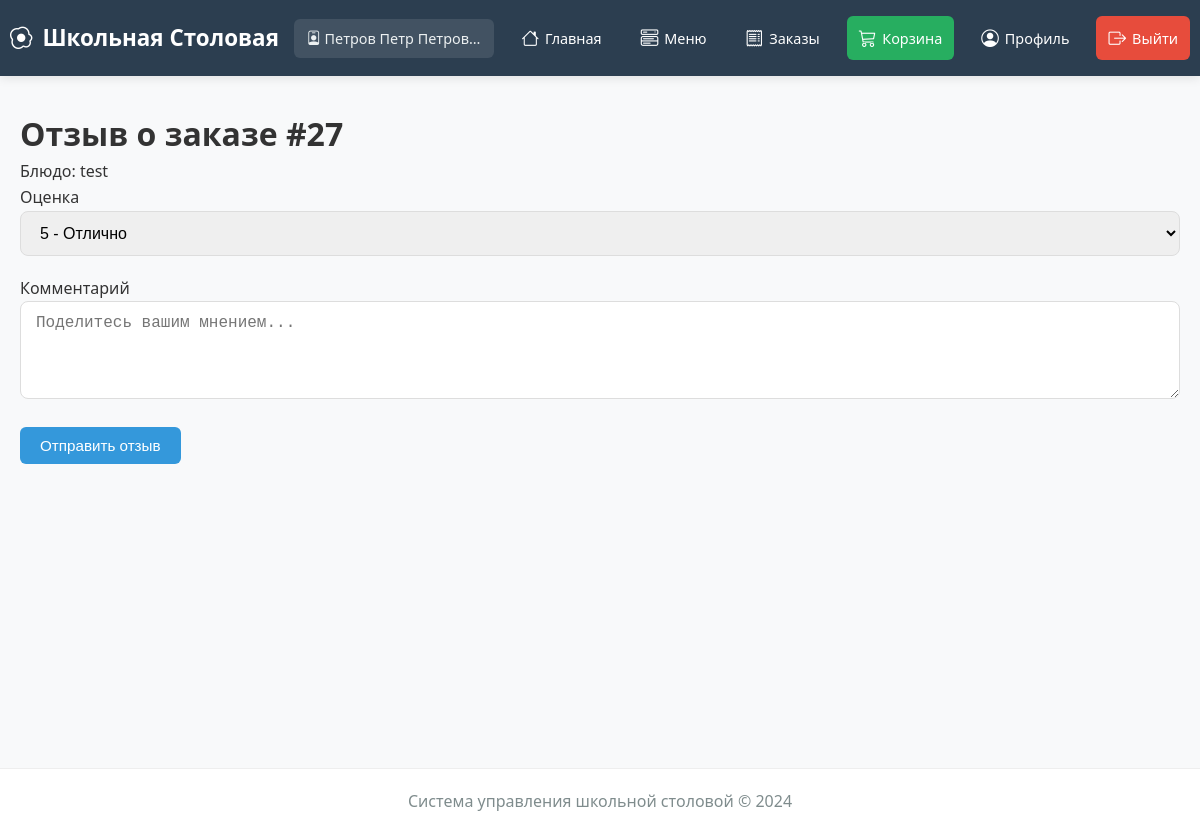
/user/feedback/27 (signed in), run on the app's committed database.
### modules/core/models.py (models this page shows, shortened)
class User(UserMixin, db.Model):
    __tablename__ = 'users'
    id = db.Column(db.Integer, primary_key=True)
    email = db.Column(db.String(120), unique=True, nullable=False, index=True)
    password = db.Column(db.String(200), nullable=False)
    role = db.Column(db.String(20), nullable=False)  # 'student', 'cook', 'admin'
    full_name = db.Column(db.String(100))
    class_group = db.Column(db.String(50))  # Только для учеников
    allergies = db.Column(db.Text, default='')  # JSON или текст с аллергенами
    preferences = db.Column(db.String(50), default='')  # Новое поле: предпочтения в питании
    avatar_url = db.Column(db.String(255))  # Новое поле: путь к аватару
    balance = db.Column(db.Float, default=0.0)  # Новое поле: баланс счета
    is_active = db.Column(db.Boolean, default=True)
    created_at = db.Column(db.DateTime, default=datetime.utcnow)
    updated_at = db.Column(db.DateTime, default=datetime.utcnow, onupdate=datetime.utcnow)

class Order(db.Model):
    __tablename__ = 'orders'
    id = db.Column(db.Integer, primary_key=True)
    user_id = db.Column(db.Integer, db.ForeignKey('users.id'), nullable=False)
    menu_item_id = db.Column(db.Integer, db.ForeignKey('menu_items.id'), nullable=True)
    subscription_id = db.Column(db.Integer, db.ForeignKey('subscriptions.id'), nullable=True)
    order_date = db.Column(db.Date, default=date.today, nullable=False)
    meal_time = db.Column(db.String(20), nullable=False)  # 'breakfast', 'lunch'
    quantity = db.Column(db.Integer, default=1)
    status = db.Column(db.String(20), default='pending')  # 'pending', 'preparing', 'ready', 'received', 'cancelled'
    payment_type = db.Column(db.String(20), default='single')  # 'single', 'subscription'
    payment_status = db.Column(db.String(20), default='pending')  # 'pending', 'paid', 'failed', 'refunded'
    refunded = db.Column(db.Boolean, default=False)  # Новое поле: возвращены ли средства
    refund_amount = db.Column(db.Float, default=0.0)  # Новое поле: сумма возврата
    refund_date = db.Column(db.DateTime, nullable=True)  # Новое поле: дата возврата
    special_requests = db.Column(db.Text)
    created_at = db.Column(db.DateTime, default=datetime.utcnow)
    updated_at = db.Column(db.DateTime, default=datetime.utcnow, onupdate=datetime.utcnow)
    user = db.relationship('User', backref='orders')
    menu_item = db.relationship('MenuItem', backref='orders')
    subscription = db.relationship('Subscription', backref='orders')

class MenuItem(db.Model):
    __tablename__ = 'menu_items'
    id = db.Column(db.Integer, primary_key=True)
    name = db.Column(db.String(100), nullable=False)
    description = db.Column(db.Text)
    price = db.Column(db.Float, nullable=False)
    category = db.Column(db.String(50))  # 'breakfast', 'lunch', 'snack'
    meal_type = db.Column(db.String(20))  # 'vegetarian', 'meat', 'fish', etc.
    allergens = db.Column(db.Text)  # JSON список аллергенов
    available = db.Column(db.Boolean, default=True)
    image_url = db.Column(db.String(255))
    created_at = db.Column(db.DateTime, default=datetime.utcnow)
    is_deleted = db.Column(db.Boolean, default=False)  # Флаг мягкого удаления

### modules/user/routes.py (the view, shortened to what this page needs)
@user_bp.route('/feedback/<int:order_id>', methods=['GET', 'POST'])
@login_required
def leave_feedback(order_id):
    if current_user.role != 'student':
        flash('Доступ запрещен', 'danger')
        return redirect(url_for('index'))
    from modules.core.models import Order, Feedback
    from .forms import FeedbackForm
    order = Order.query.get_or_404(order_id)
    if order.user_id != current_user.id:
        flash('Это не ваш заказ!', 'danger')
        return redirect(url_for('user.dashboard'))
    form = FeedbackForm()
    return render_template('user/feedback.html', form=form, order=order)

### modules/user/forms.py
class FeedbackForm(FlaskForm):
    rating = SelectField('Оценка', choices=[
        (5, '5 - Отлично'),
        (4, '4 - Хорошо'),
        (3, '3 - Удовлетворительно'),
        (2, '2 - Плохо'),
        (1, '1 - Очень плохо')
    ], coerce=int, validators=[DataRequired()])
    comment = TextAreaField('Комментарий', validators=[
        Optional(),
        Length(max=1000, message='Комментарий не должен превышать 1000 символов')
    ], render_kw={"placeholder": "Поделитесь вашим мнением о блюде..."})
    submit = SubmitField('Оставить отзыв')

### app.py (called while the page is built, shortened)
@login_manager.user_loader
def load_user(user_id):
    try:
        from modules.core.models import User
        return User.query.get(int(user_id))
    except Exception as e:
        print(f"{user_id}: {e}")
        return None

@app.context_processor
def inject_cart_count():
    return {'cart_count': get_cart_count()}

@app.context_processor
def inject_now():
    return {'now': datetime.utcnow()}

@app.context_processor
def inject_csrf_token():
    from flask_wtf.csrf import generate_csrf
    return {'csrf_token': generate_csrf}

@app.context_processor
def inject_now():
    return {'now': datetime.utcnow()}

@app.context_processor
def inject_today():
    return {'today': date.today()}

@app.context_processor
def inject_order_counts():
    from datetime import date
    return {
        'cook_total_active': 0,
        'pending_requests_count': 0
    }

@app.context_processor
def inject_now():
    return {'now': datetime.utcnow()}

@app.context_processor
def inject_now():
    return {'today': datetime.utcnow().date()}

@app.context_processor
def inject_pending_requests():
    from modules.core.models import SupplyRequest
    try:
        if current_user.is_authenticated and current_user.role == 'admin':
            pending_count = SupplyRequest.query.filter_by(status='pending').count()
            return {'pending_requests_count': pending_count}
    except:
        pass
    return {'pending_requests_count': 0}

### modules/user/routes.py (called while the page is built)
def get_cart_count():
    cart = session.get('cart', {})
    total = sum(item.get('quantity', 0) for item in cart.values())
    return total

### templates/user/feedback.html (shortened to what this page needs)
{% extends "base.html" %}
{% block content %}
<h1>Отзыв о заказе #{{ order.id }}</h1>
<p>Блюдо: {{ order.menu_item.name }}</p>
<form method="POST">
    <div style="margin-bottom: 20px;">
        {{ form.rating.label }}
        {{ form.rating(class="form-control") }}
    </div>
    <div style="margin-bottom: 20px;">
        {{ form.comment.label }}
        {{ form.comment(class="form-control", rows="4", placeholder="Поделитесь вашим мнением...") }}
    </div>
    <button type="submit" class="btn">Отправить отзыв</button>
</form>
{% endblock %}

### templates/base.html (shortened to what this page needs)
<!DOCTYPE html>
<html lang="ru">
<head>
    <link rel="stylesheet" href="{{ url_for('static', filename='css/style.css') }}">
    <link rel="stylesheet" href="{{ url_for('static', filename='css/calendar.css') }}">
    <link rel="stylesheet" href="https://cdn.jsdelivr.net/npm/bootstrap-icons@1.10.0/font/bootstrap-icons.css">
</head>
<body>
    <header>
        <nav class="navbar">
            <div class="nav-container">
                <a href="{{ url_for('index') }}" class="logo">
                    <i class="bi bi-egg-fried"></i> Школьная Столовая
                </a>
                <div class="nav-links">
                    {% if current_user.is_authenticated %}
                        <span style="color: #ecf0f1; padding: 8px 12px; border-radius: 6px; background: rgba(255, 255, 255, 0.1);">
                            <i class="bi bi-person-badge"></i> {{ current_user.full_name }}
                            <small style="font-size: 0.8rem; opacity: 0.8;">
                            </small>
                        </span>
                        {% if current_user.role == 'student' %}
                            <a href="{{ url_for('user.dashboard') }}" class="{% if request.endpoint == 'user.dashboard' %}active{% endif %}">
                                <i class="bi bi-house"></i> Главная
                            </a>
                            <a href="{{ url_for('user.show_menu') }}" class="{% if request.endpoint == 'user.show_menu' %}active{% endif %}">
                                <i class="bi bi-menu-button-wide"></i> Меню
                            </a>
                            <a href="{{ url_for('user.my_orders') }}" class="{% if request.endpoint == 'user.my_orders' %}active{% endif %}">
                                <i class="bi bi-receipt"></i> Заказы
                            </a>
                            <a href="{{ url_for('user.view_cart') }}" class="nav-cart {% if request.endpoint == 'user.view_cart' %}active{% endif %}">
                                <i class="bi bi-cart3"></i> Корзина
                            </a>
                            <a href="{{ url_for('user.profile') }}" class="{% if request.endpoint == 'user.profile' %}active{% endif %}">
                                <i class="bi bi-person-circle"></i> Профиль
                            </a>
                        {% endif %}
                        <a href="{{ url_for('auth.logout') }}" style="background: #e74c3c;">
                            <i class="bi bi-box-arrow-right"></i> Выйти
                        </a>
                    {% endif %}
                </div>
            </div>
        </nav>
    </header>
    <main class="container">
        {% block content %}{% endblock %}
    </main>
    <footer>
        <p>Система управления школьной столовой © 2024</p>
    </footer>
</body>
</html>

### static/css/style.css (style rules this page uses)
* { margin: 0; padding: 0; box-sizing: border-box; }
body { font-family: 'Segoe UI', Tahoma, Geneva, Verdana, sans-serif; line-height: 1.6; color: #333; background: #f8f9fa; min-height: 100vh; }
.navbar { background-color: #2c3e50; color: white; padding: 1rem 0; box-shadow: 0 2px 10px rgba(0, 0, 0, 0.1); position: sticky; top: 0; z-index: 1000; }
.nav-container { max-width: 1200px; margin: 0 auto; padding: 0 20px; display: flex; justify-content: space-between; align-items: center; }
.logo { color: white; text-decoration: none; font-size: 1.4rem; font-weight: 700; display: flex; align-items: center; gap: 10px; white-space: nowrap; }
.nav-links { display: flex; gap: 15px; align-items: center; flex-wrap: wrap; }
.nav-links a { color: white; text-decoration: none; padding: 8px 15px; border-radius: 6px; transition: all 0.3s; display: flex; align-items: center; gap: 6px; font-weight: 500; font-size: 0.95rem; white-space: nowrap; }
.nav-cart { background: #e74c3c; color: white; padding: 8px 15px; border-radius: 6px; display: flex; align-items: center; gap: 8px; }
.nav-links span { color: #ecf0f1; font-size: 0.9rem; padding: 8px 12px; background: rgba(255, 255, 255, 0.1); border-radius: 6px; max-width: 200px; overflow: hidden; text-overflow: ellipsis; white-space: nowrap; }
.container { max-width: 1200px; margin: 2rem auto; padding: 0 20px; min-height: calc(100vh - 180px); }
.form-control { width: 100%; padding: 12px 15px; border: 1px solid #ddd; border-radius: 8px; font-size: 1rem; transition: all 0.3s; }
.btn { display: inline-block; padding: 10px 20px; background: #3498db; color: white; text-decoration: none; border-radius: 6px; border: none; cursor: pointer; transition: all 0.3s; font-weight: 500; font-size: 0.95rem; text-align: center; }
footer { text-align: center; padding: 20px; margin-top: 40px; color: #7f8c8d; border-top: 1px solid #eee; background: white; }
.nav-cart { background: #27ae60; color: white !important; padding: 8px 15px; border-radius: 6px; display: flex; align-items: center; gap: 8px; }

### templates/base.html (style rules this page uses)
.nav-container { padding: 0 10px !important; }
.logo { margin-right: auto !important; flex-shrink: 0; }
.nav-links a { padding: 8px 12px !important; font-size: 0.9rem !important; }
@media (max-width: 1200px) { .nav-links a i { margin-right: 0 !important; font-size: 1.1rem; } }

### data on the page
User: full_name "Петров Петр Петров…"
Order: id "27"
MenuItem: menu_item.name "test"
